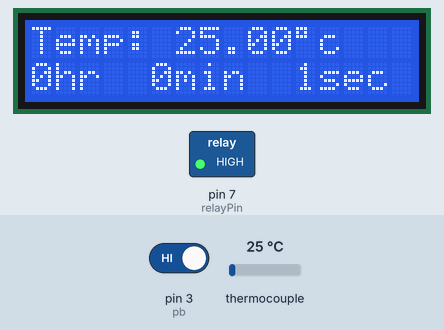
Bench run of a sketch on a simulated Arduino Uno, built with avr-gcc and run on an emulated ATmega328P. On the bench: 16×2 character LCD, switched loads named in the sketch (green lamp = pin HIGH). The test bench sets the inputs (shaded band); at power-on: thermocouple 25 °C, pin 3 (pb) HIGH.

Above: at 1.2 s.
1.3 s: thermocouple set to 6 °C
At 3.0 s:
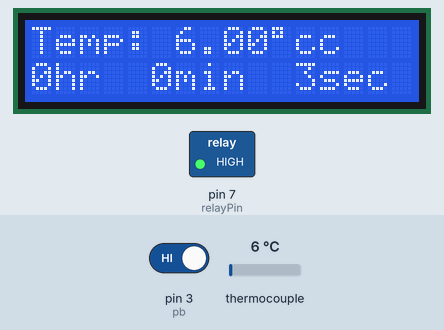
5.4 s: thermocouple set to 96 °C
At 7.2 s:
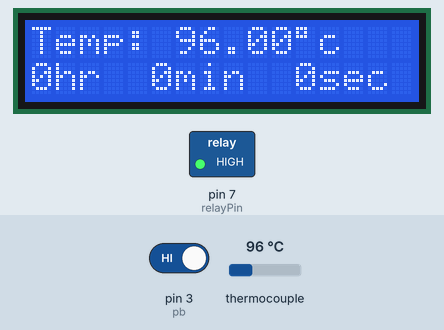
8.9 s: thermocouple set to 104 °C
At 10.4 s:
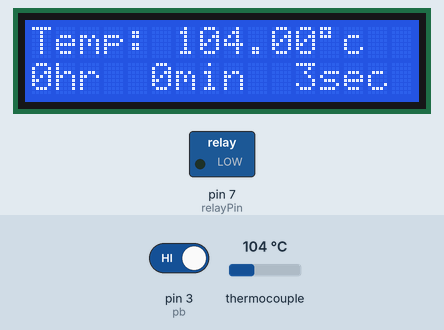
13.0 s: thermocouple set to 97 °C
At 14.3 s:
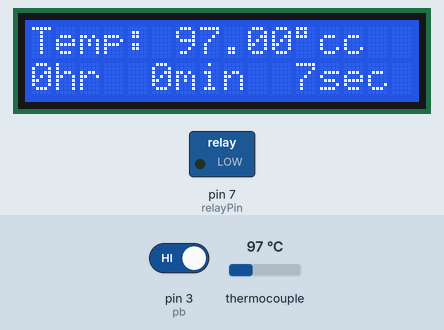
17.1 s: pin 3 (pb) driven LOW
At 18.7 s:
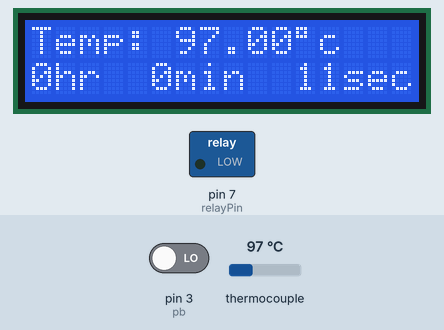
20.4 s: thermocouple set to 87 °C
At 23.0 s:
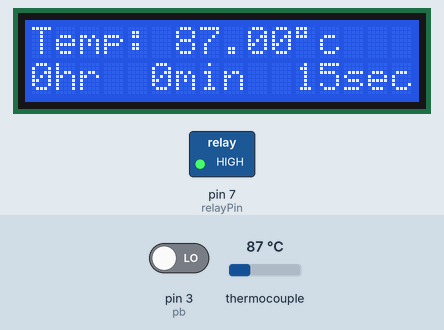
Timing chart, 0 to 24.5 s (numbered marks = the images above; inputs shaded):
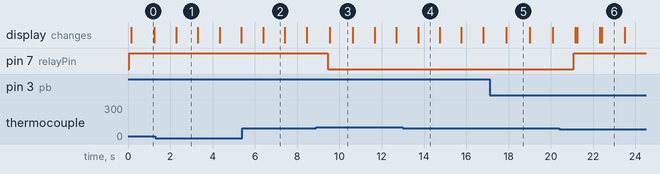

Measured:
- the behaviour switches between 99 and 100 °C on thermocouple (found by bisection; images 2 and 3)
- the behaviour switches between 91 and 90 °C on thermocouple (found by bisection; images 5 and 6)
- after the input at 1.3 s, the display: changes after 0.98 s (image 1)
- after the input at 5.4 s, the display: changes after 0.99 s (image 2)
- after the input at 8.9 s, pin 7 (relayPin): HIGH → LOW after 0.54 s
- after the input at 13.0 s, the display: changes after 0.72 s (image 4)
- after the input at 17.1 s, the display: changes after 0.80 s (image 5)
- after the input at 20.4 s, pin 7 (relayPin): LOW → HIGH after 0.69 s; the display: first changes after 0.75 s (image 6 shows a later state)

The sketch:

thesis.ino
```cpp
#include "max6675.h"
#include <LiquidCrystal_I2C.h>
#include <Wire.h>

int relayPin = 7;   //  relay pin
int arduino = 0;    //  represents the value of motor: 0 if on and 1 if off

int thermoDO = 4;
int thermoCS = 5;
int thermoCLK = 6;

int r = 0;      // lcd reset variable
int x = 0;      // lcd reset variable
int y = 0;      // starting time of pasteurization
int z = 0;      // lcd reset variable

int pb = 3;


MAX6675 thermocouple(thermoCLK, thermoCS, thermoDO);

LiquidCrystal_I2C lcd(0x27, 16, 2);

int secondTime;     // represents the time in seconds
int minuteTime;     // represents the time in minutes
int hourTime;       // represents the time in hours

void setup() {
  lcd.init();       // initialize lcd
  lcd.backlight();  // turn on backlight

  pinMode(relayPin, OUTPUT);    // relaypin
  digitalWrite(relayPin, HIGH); // Turn on the relay initially (assuming LOW is for turning on the motor)
}

void loop() {
 seconds();
}

void seconds(){

  while (secondTime <= 58){
    secondTime++;
    temp();

    if (digitalRead(pb) == LOW){
      lcd.init();
      lcd.clear();
    }

    lcd.setCursor(0,0);
    lcd.print("Temp: ");
    lcd.print(thermocouple.readCelsius());
    lcd.print((char)223);           //degree symbol
    lcd.print("c");

    lcd.setCursor(11,1);
    lcd.print(secondTime);
    lcd.print("sec");

    lcd.setCursor(5,1);
    lcd.print(minuteTime);
    lcd.print("min");

    lcd.setCursor(0,1);
    lcd.print(hourTime);
    lcd.print("hr");

      delay(1000);
    }

  if (secondTime >= 58){
      secondTime = -1;
      minuteTime++;
      if (minuteTime >= 60){
        minuteTime = 0;
        hourTime++;
      }
   }
}

void temp(){
  // Read temperature from the thermocouple sensor
  double temperature = thermocouple.readCelsius();
  Serial.print("Temperature: ");
  Serial.print(temperature);
  Serial.println(" C");

  // Check if temperature is above 100°C and motor is on
  if (temperature >= 100 && arduino == 0) {
    digitalWrite(relayPin, LOW); // Turn off the motor

      if (x < 2){     // wait for 2 seconds to reset lcd
        z = 0;
        x = x + 1;
        lcd.begin(16,2);    //  resets lcd
        lcd.clear();        //  resets lcd
      }
  }

  // Check if temperature is below 90°C and motor is off
  else if (temperature <=90 && arduino == 0) {
    digitalWrite(relayPin, HIGH); // Turn on the motor

      if (z < 2){     // wait for 2 seconds to reset lcd
        x = 0;
        z = z + 1;
        lcd.begin(16,2);
        lcd.clear();
      }
  }

  // Check if 6 hours have elapsed
  if (hourTime >= 6) {      // 6 hours pasteurization time reached: will turn off the motor
    arduino = 1;          // represents the value of motor turned off
    digitalWrite(relayPin, LOW);

    if (r < 2){       // wait for 2 seconds to reset lcd
      r = r + 1;
      lcd.begin(16,2);
      lcd.clear();
    }
  }

  //  the pasteurization timer starts at 80°c
  if (temperature >= 80) {      //  starting time of pasteurization
      y = y +  1;
  }
  if (y == 1){        //  resets the time
      secondTime = 0;
      minuteTime = 0;
      hourTime = 0;
    }

}
```
